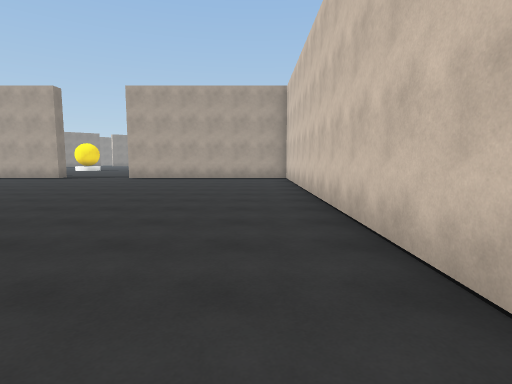
View 1 (above)

17 first-person views from a walk through a Unity game level. The camera is 1.5 m above the floor, tilts 6° down and sees 80° across. The floor is counted in squares, 2 m on a side. Each view is taken from the middle of a square. On the plan, view 1 faces up. The plan holds only what a view shows up to about 10 squares ahead; the rest is blank. The place goes on beyond the plan. The player character is not drawn. Surface patterns are stand-ins for the level's own textures.

View 2
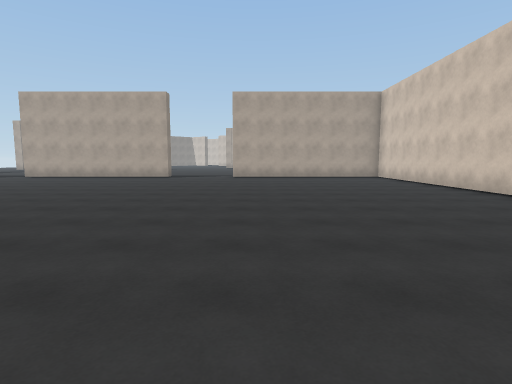

View 3
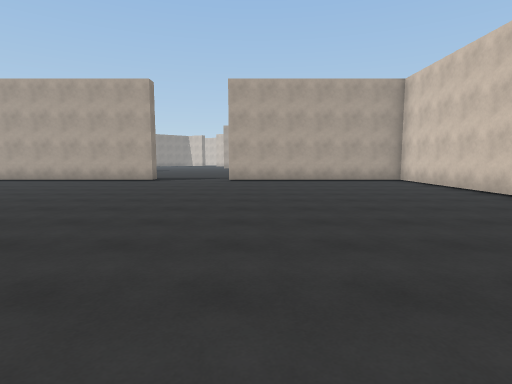

View 4
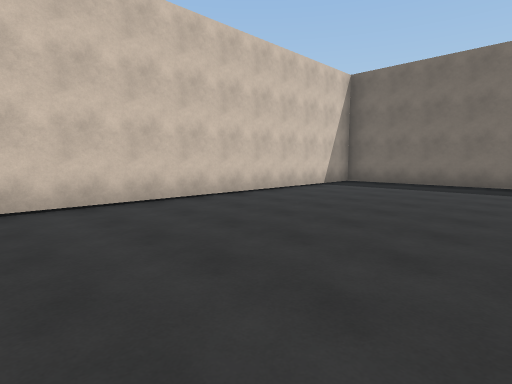

View 5
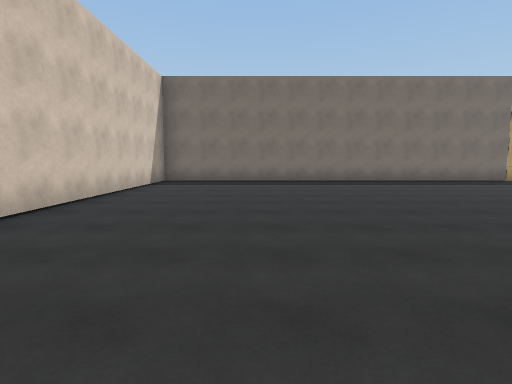

View 6
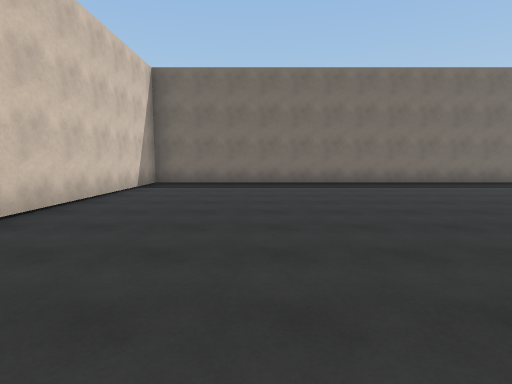

View 7
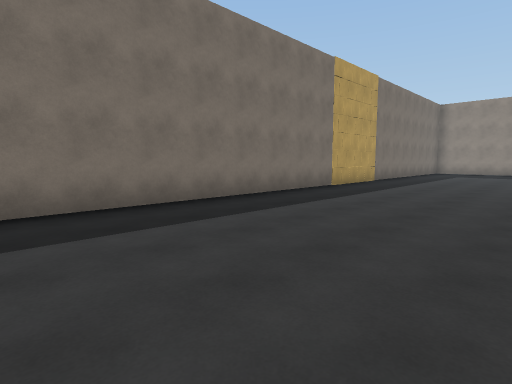

View 8
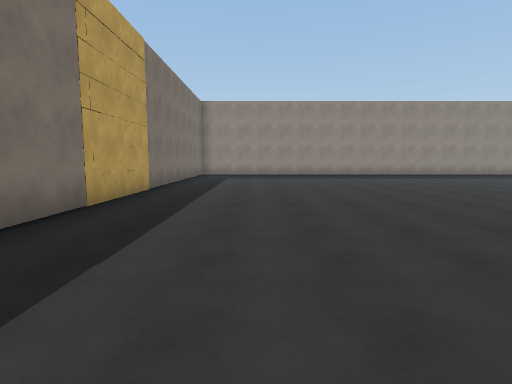

View 9
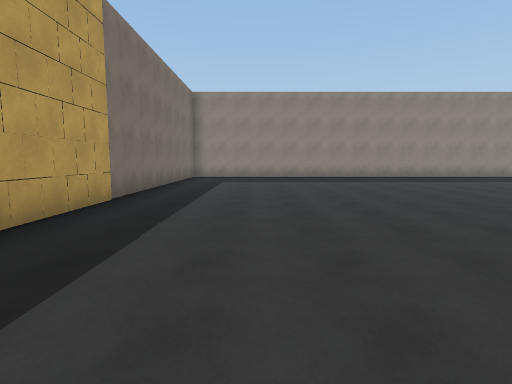

View 10
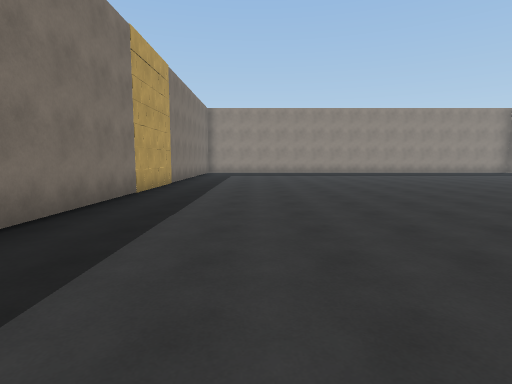

View 11
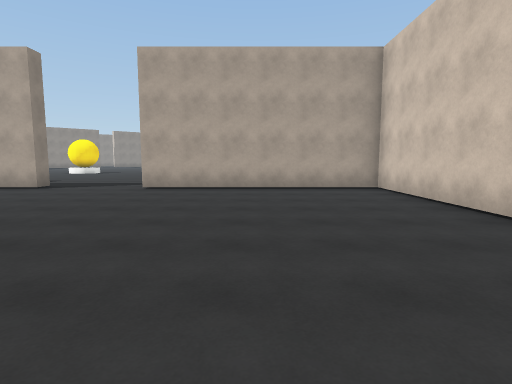

View 12
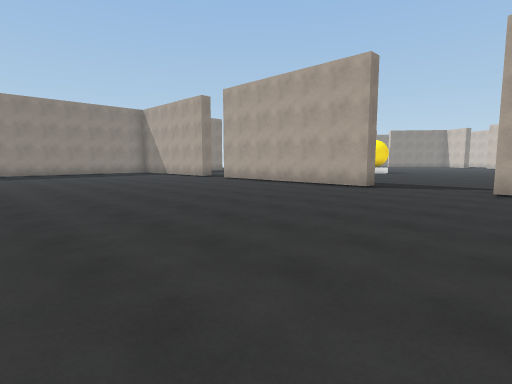

View 13
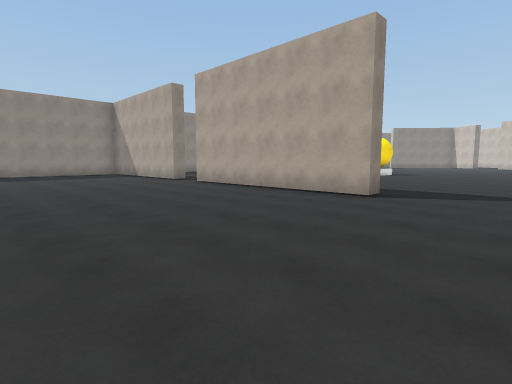

View 14
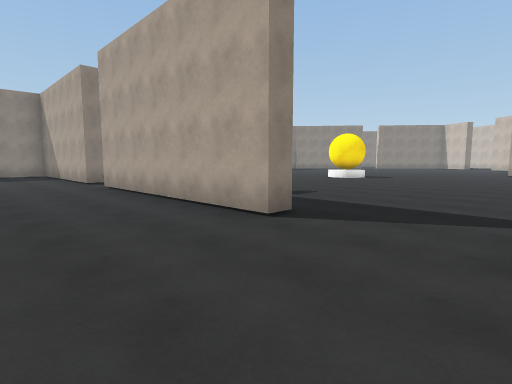

View 15
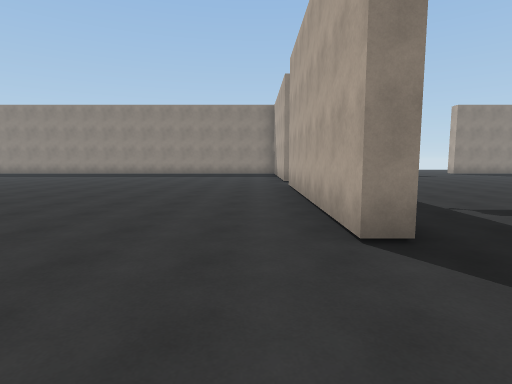

View 16
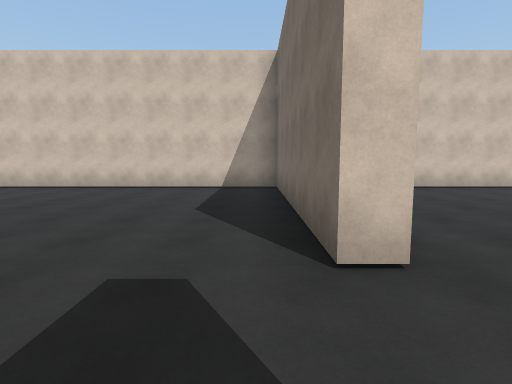

View 17
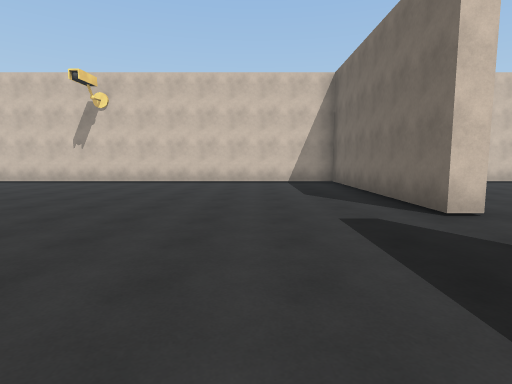

### Floor plan
Points are (right, up) in squares from view 1. A wall is a line through its corners. A room is listed if a view was taken in it or the views show most of it. See-through windows are left out.
Room 1 (views 1, 2, 3, 4, 5, 6, 7, 8, 9, 10, 11, 12, 13, 14, 15)
walls: (-10.5, -4.6) (1.2, -4.6) (1.2, 12) (-5, 12); (-7.7, 11.9) (-13.9, 11.9); (-15.3, 12.5) (-15.3, 11.9) (-16.2, 11.9); (-18.1, -4.6) (-13.5, -4.6)
ways out: opening at (-14.5, 12) to room 2; opening at (-6, 11) to room 2
objects: other object (-13, -5); other object (-12, -5); other object (-11, -5)
Room 2 (views 16, 17)
walls: (-7.7, 12.5) (-7.7, 11.9); (-5, 12) (-5, 12.4) (1.2, 12.4) (1.2, 19.9)
ways out: opening at (-14.5, 12) to room 1; opening at (-6, 11) to room 1

Positions as (right, up) in squares from view 1, and headings:
1: (0, 0), facing up
2: (-4, -1), facing up
3: (-4, 1), facing up
4: (-4, 5), facing down-right
5: (-2, 6), facing down
6: (-2, 5), facing down
7: (-3, 0), facing down-left
8: (-6, -2), facing left
9: (-8, -2), facing left
10: (-4, -2), facing left
11: (-2, 4), facing up
12: (-4, 4), facing up-left
13: (-5, 6), facing up-left
14: (-5, 9), facing up-left
15: (-5, 11), facing left
16: (-7, 13), facing right
17: (-9, 15), facing right
